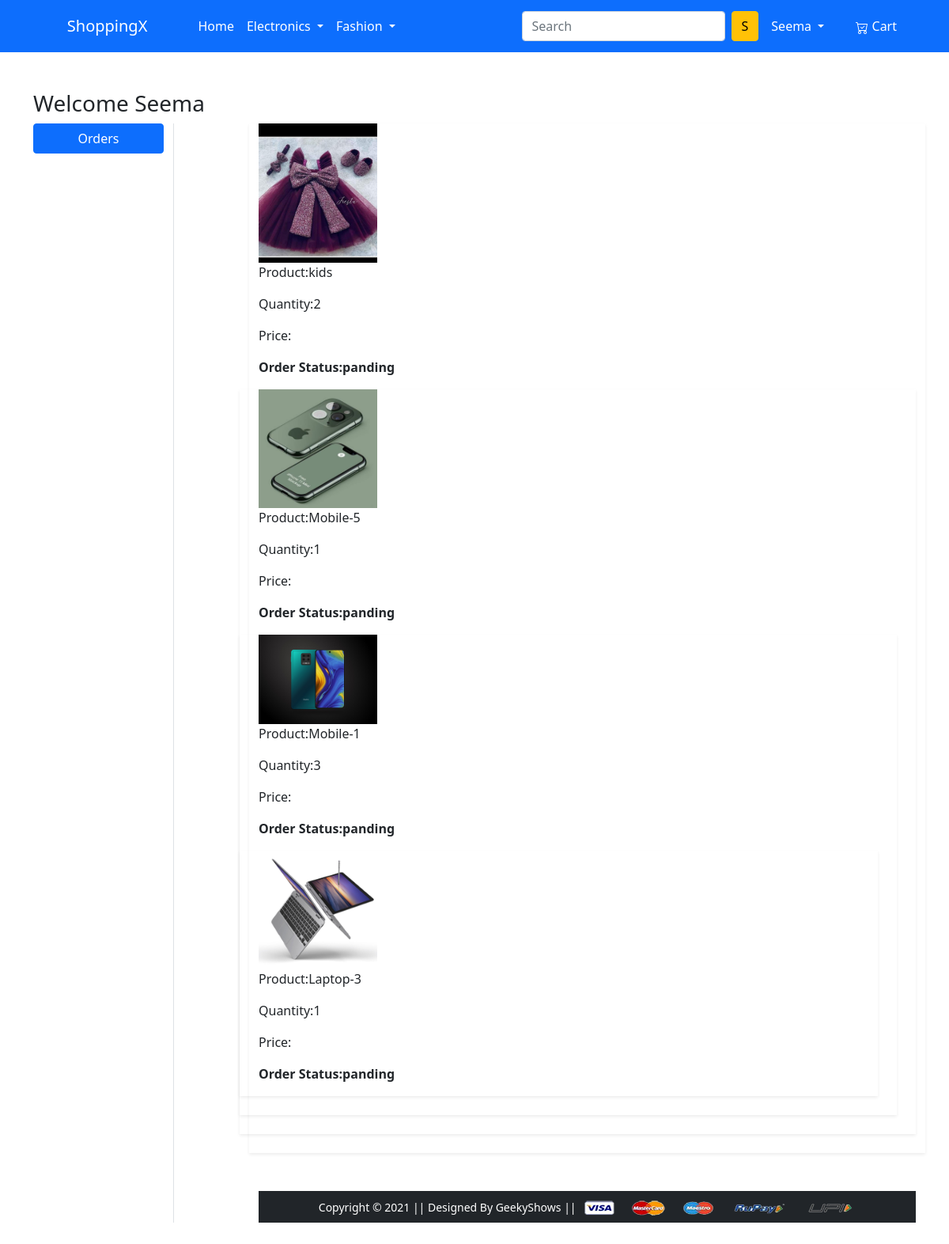
Screenshot of /orders/ (signed in) with the database file from the repository.
### app/models.py (models this page shows)
class OrderPlaced(models.Model):
    user = models.ForeignKey(User,on_delete=models.CASCADE)
    customer = models.ForeignKey(Customer, on_delete=models.CASCADE)
    product = models.ForeignKey(Product, on_delete=models.CASCADE)
    quantity = models.PositiveIntegerField(default=1)
    ordered_date = models.DateTimeField(auto_now_add=True)
    status = models.CharField(max_length=50,choices=STATUS_CHOICES,default='panding')

class Product(models.Model):
    title = models.CharField(max_length=100)
    selling_price = models.FloatField()
    discounted_price = models.FloatField()
    description = models.TextField()
    brand = models.CharField(max_length=100)
    category = models.CharField(choices=CATEGORY_CHOICES, max_length=2)
    product_image = models.ImageField(upload_to= 'producting')

### app/views.py (the view)
# urls.py: path('orders/', views.orders, name='orders'),
def orders(request):
   op = OrderPlaced.objects.filter(user=request.user)
   return render(request, 'app/orders.html', {'order_placed': op})

### app/templates/app/orders.html (shortened to what this page needs)
{% extends 'app/base.html' %}
{% load static %}
{% block main-content %}
<div class="container my-5">
 <div class="row">
 <h3>Welcome <span class="text-capitalize">{{request.user}} </span></h3>
  <div class="col-sm-2 border-end">
   <ul class="list-unstyled">
    <li class="d-grid"><a href="{% url 'orders' %}"
        class="btn btn-primary">Orders</a></li>
   </ul>
  </div>
  <div class="col-sm-9 offset-sm-1">
    {% for op in order_placed %}
   <div class="row shadow-sm mb-4">
  <div class="col-sm-3">
    <img src="{{op.product.product_image.url}}" alt=""
    srcset="" class="img-fluid"height="150" width="150">
  </div>
    <div class="col-sm-">
    <p>Product:{{op.product.title}}</p>
    <p>Quantity:{{op.quantity}}</p>
    <p>Price:{{op.total_cost}}</p>
    <div class="col-sm-3 fw-bold">
    <p>Order Status:{{op.status}}</p>
    </div>
    </div>
    {% endfor %}
   </div>
  </div>
 </div>
</div>
{% endblock main-content %}

### app/templates/app/base.html (shortened to what this page needs)
<!doctype html>
{% load static %}
<html lang="en">
  <head>
    <link href="https://cdn.jsdelivr.net/npm/bootstrap@5.0.0-beta1/dist/css/bootstrap.min.css" rel="stylesheet">
    <link rel="stylesheet" href="{% static 'app/css/owl.carousel.min.css' %}">
    <link rel="stylesheet" href="{% static 'app/css/all.min.css' %}">
    <link rel="stylesheet" href="{% static 'app/css/style.css' %}">
  </head>
  <body>
    <nav class="navbar navbar-expand-lg navbar-dark bg-primary">
     <div class="container">
      <lord-icon
    src="https://cdn.lordicon.com/liqouopv.json"
    trigger="hover"
    colors="primary:#93150d,secondary:#f9c9c0"
    style="width:50px;height:50px">
  </lord-icon>
       <a class="navbar-brand" href="/">
        <script src="https://cdn.lordicon.com/bhenfmcm.js"></script>ShoppingX </a>
       <div class="collapse navbar-collapse" id="navbarSupportedContent">
        <lord-icon
        src="https://cdn.lordicon.com/etqbfrgp.json"
        trigger="hover"
        colors="outline:#131432,primary:#92140c,secondary:#f24c00,tertiary:#b26836,quaternary:#ebe6ef"
        style="width:40px;height:40px"></lord-icon>
         <ul class="navbar-nav me-auto mb-3 mb-lg-0">
           <li class="nav-item">
            <a class="nav-link active" aria-current="page" href="/">Home</a>
            </li>
           <li class="nav-item dropdown">
             <a class="nav-link dropdown-toggle text-white" href="#" id="electronicsDropdown" role="button" data-bs-toggle="dropdown" aria-expanded="false">
               Electronics
             </a>
           </li>
           <li class="nav-item dropdown">
             <a class="nav-link dropdown-toggle text-white" href="#" id="fashionDropdown" role="button" data-bs-toggle="dropdown" aria-expanded="false">
               Fashion
             </a>
           </li>
         </ul>
         <form class="d-flex">
           <input class="form-control me-2" type="search" placeholder="Search" aria-label="Search">
           <button class="btn btn-warning" type="submit">S</button>
         </form>
         <div>
          <ul class="navbar-nav me-auto mb-2 mb-lg-0">
            {%  if request.user.is_authenticated %}
           <li class="nav-item dropdown mx-2">
              <a class="nav-link dropdown-toggle text-white"
              href="#" id="profileDropdown" role="button"
               data-bs-toggle="dropdown" aria-expanded="false">
                {{request.user.username|capfirst}}
              </a>
            </li>
            <li class="nav-item mx-3">
             <a href="{% url 'showcart' %}" class="nav-link text-white">
              Cart
             </a>
            </li>
            {% endif %}
          </ul>
         </div>
       </div>
     </div>
    </nav>
    {% block main-content %} {% endblock main-content %}
    <footer class="container-fluid bg-dark text-center p-2 mt-5">
        <small class="text-white">Copyright &copy; 2021 || Designed By GeekyShows || </small>
        <img src="{% static 'app/images/payment.png' %}" alt="" srcset="" class="img-fluid" height="2px">
    </footer>
    </html>
  </body>

### rows the page displays
OrderPlaced: product.product_image (picture), product "kids", quantity "2", status "panding"
OrderPlaced: product.product_image (picture), product "Mobile-5", quantity "1", status "panding"
OrderPlaced: product.product_image (picture), product "Mobile-1", quantity "3", status "panding"
OrderPlaced: product.product_image (picture), product "Laptop-3", quantity "1", status "panding"

### other values shown
{{ request.user.username|capfirst }} "Seema"
{{ request.user }} "Seema"
